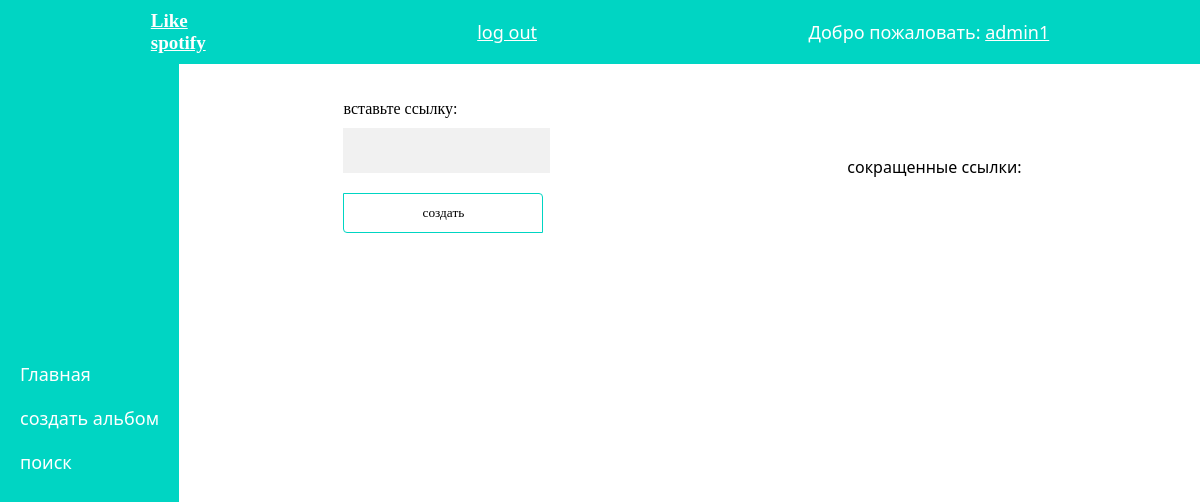
Before: /shorter/url/page/ (signed in) with the older database file.
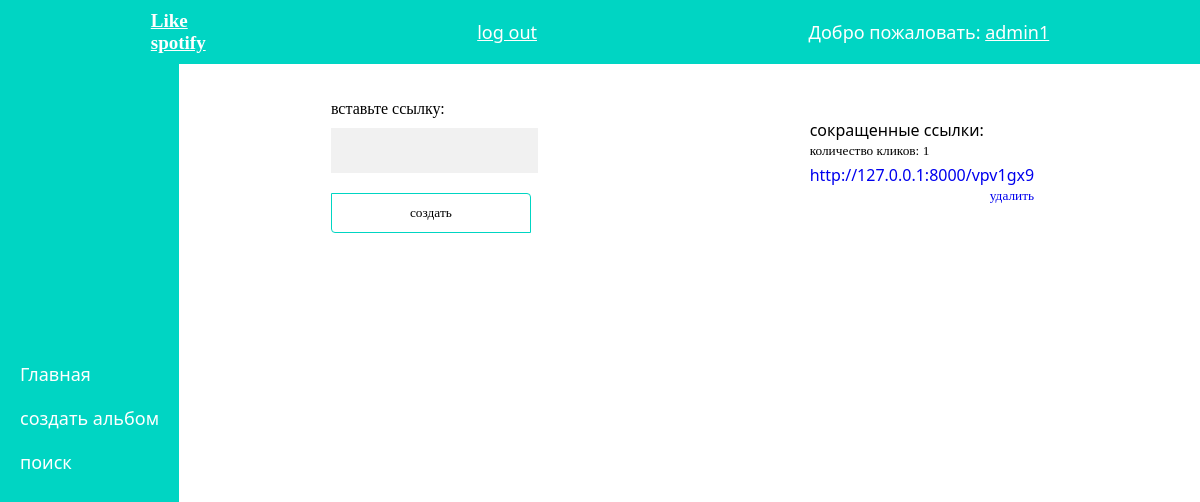
After: the same page with the newer database file.
### urlshorter/models.py (models this page shows, shortened)
class ShortLink(models.Model):
    domen = models.ForeignKey(Domain, verbose_name='домен',on_delete=models.CASCADE)
    long_url = models.CharField('длинная ссылка',max_length=200)
    short_url = models.CharField('сокращенная ссылка',max_length=200,unique=True)
    clicks = models.IntegerField('количество кликов',default=0, null=True,blank=True)
    created_at = models.DateTimeField(auto_now_add=True)
    user = models.ForeignKey(User, on_delete=models.CASCADE,null=True,blank=True)
    lifetime = models.DateTimeField(null=True,blank=True)
    def get_short_link(self):
        return self.domen.name + self.short_url
    class Meta:
        verbose_name = 'Короткая ссылка'
        verbose_name_plural = 'Короткая ссылки'

class Domain(models.Model):
    name = models.CharField('домен', max_length=250)
    class Meta:
        verbose_name = 'Доменное имя'
        verbose_name_plural = 'Доменные имена'

### urlshorter/views.py (the view)
# urls.py: path("url/page/", UrlShorterPageView.as_view(), name='shorter'),
class UrlShorterPageView(TemplateView):
    template_name = 'urlshorter/shorter.html'
    def get_context_data(self, **kwargs):
        context = super().get_context_data(**kwargs)
        user_short_links = ShortLink.objects.filter(user=self.request.user)
        context['user_short_links']=user_short_links
        return context

### templates/urlshorter/shorter.html (shortened to what this page needs)
<!DOCTYPE html>
<html lang="en">
  <head>
    {% load static %}
    <link
      rel="stylesheet"
      type="text/css"
      href="{% static '/users/css/shorter.css' %}"
    />
  </head>
  <body>
    <div class="header">
      <div class="container">
        <div class="logo">
          <span><a href="{% url 'home' %}">Like</a></span>
          <span><a href="{% url 'home' %}">spotify</a></span>
        </div>
        <div class="auth">
          <p><a class="text plus" href="">log out</a></p>
        </div>
        <p>
          Добро пожаловать:
          <a class="text plus" href="{% url 'profile' %}"
            >{{ user.username }}</a
          >
        </p>
      </div>
    </div>
    <div class="main">
      <div class="container">
        <div class="side-bar">
          <ul class="side-bar-menu">
            <li><a class="plus" href="/playlists/home/">Главная</a></li>
            <li>
              <a class="plus" href="/playlists/page/album/">создать альбом</a>
            </li>
            <li><a class="plus" href="/playlists/search/">поиск</a></li>
          </ul>
        </div>
        <div class="form">
          <form action="/shorter/create/link/" method="post">
            <div>
              <span class="title">вставьте ссылку:</span>
              <span class="inpt"><input type="text" name="url" /></span>
            </div>
            <button type="submit" class="btn">создать</button>
          </form>
        </div>
        <div class="cut-url">
          <p>cокращенные ссылки:</p>
          {% for link in user_short_links %}
          <div class="cut-url-menu">
            <span><small>количество кликов: {{link.clicks}}</small></span>
            <a class="plus" href="/{{link.short_url}}/"
              >{{link.get_short_link}}</a
            >
            <span class="del"
              ><a class="plus" href="/shorter/delete/short/link/{{link.id}}/"
                ><small>удалить</small></a
              ></span
            >
          </div>
          {% endfor %}
        </div>
      </div>
    </div>
  </body>
</html>

Changed rows visible on the page:
added ShortLink: clicks "1", get_short_link "http://127.0.0.1:8000/vpv1gx9"
